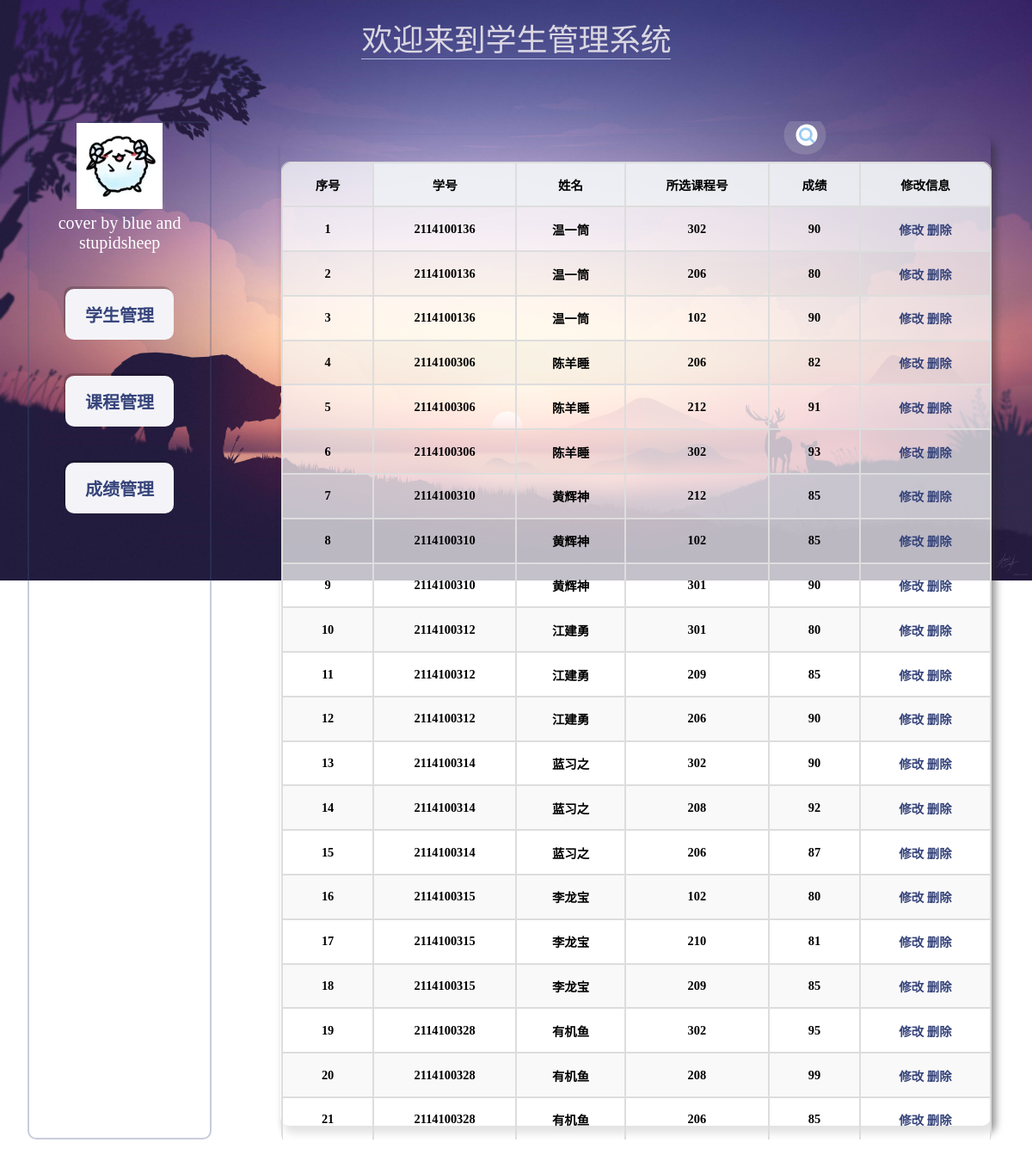
The app's page /myproject/FinalProject/tea/stuscore.php with its own data.
### tables this page shows
CREATE TABLE `stuxskc`
(
    `number`    int(0)                                                  NULL DEFAULT NULL,
    `courseNum` varchar(255) NULL DEFAULT NULL,
    `score`     varchar(255) NULL DEFAULT NULL
);

CREATE TABLE `stuinfo`
(
    `number`      varchar(255) NULL DEFAULT NULL,
    `name`        varchar(255) NULL DEFAULT NULL,
    `sex`         int(0)                                                  NULL DEFAULT NULL,
    `project`     varchar(255) NULL DEFAULT NULL,
    `born`        varchar(255) NULL DEFAULT NULL,
    `totalnumber` varchar(255) NULL DEFAULT NULL
);

### myproject/FinalProject/mysql/database.php (called while the page is built, shortened)
<?php
class SQL
{
    private PDO $db;
    public function __construct()
    {
        $host = "localhost";
        $user = "root";
        $pw = "0990lk";
        $dbname = "homework";
        try {
            $dns = "mysql:host=$host;dbname=$dbname";
            $this->db = new PDO($dns, $user, $pw);
        } catch (PDOException $err) {
            die('链接失败! ' . $err->getMessage());
        }
    }
    public function Run($str): void
    {
        try {
            $this->db->setAttribute(PDO::ATTR_ERRMODE, PDO::ERRMODE_EXCEPTION);
            $run = $this->db->query($str);
            $this->arr = $run->fetchAll(PDO::FETCH_ASSOC);
        } catch (PDOException $e) {
            echo $str, "   ", $e->getMessage(), '<br>';
        }
    }
}

### myproject/FinalProject/tea/stuscore.php (the view, shortened to what this page needs)
<!DOCTYPE html>
<html lang="en">
<head>
    <link rel="stylesheet" href="../style/template.css"/>
    <link rel="stylesheet" href="../style/stu.css"/>
    <link rel="stylesheet" href="../style/text.css"/>
    <link rel="stylesheet" href="https://cdn.staticfile.org/font-awesome/4.7.0/css/font-awesome.css">
</head>
<body>
<div class="app">
    <div class="header">
        <div class="container">
            <div>欢</div>
            <div>迎</div>
            <div>来</div>
            <div>到</div>
            <div>学</div>
            <div>生</div>
            <div>管</div>
            <div>理</div>
            <div>系</div>
            <div>统</div>
        </div>
    </div>
    <div class="content">
        <div class="left-side">
            <div class="leftbody">
                <div class="left-logo">
                    <img src="../img/bluesheep.jpg">
                    <div class="author">cover by blue and stupidsheep</div>
                </div>
                <div class="leftbuttons">
                    <label class="left-button">
                            <span>
                                <a href="teacher.php"> 学生管理</a>
                            </span>
                    </label>
                    <label class="left-button">
                            <span>
                                <a href="stucourse.php"> 课程管理</a>
                            </span>
                    </label>
                    <label class="left-button">
                            <span>
                                <a href="stuscore.php"> 成绩管理</a>
                            </span>
                    </label>
                </div>
            </div>
        </div>
        <div class="right-side">
            <form action="stuEdit.php?action=score" method="post" class="stu-form">
                <table>
                    <thead>
                    <td>序号</td>
                    <th>学号</th>
                    <th>姓名</th>
                    <th>所选课程号</th>
                    <th>成绩</th>
                    <th>修改信息</th>
                    </thead>
                    <tbody>
                    <?php
                    include "../mysql/database.php";
                    $sql = new SQL();
                    $str = 'select stuinfo.number,name,stuxskc.courseNum,score from stuxskc,stukc,stuinfo where stuinfo.number = stuxskc.number and stukc.courseNum = stuxskc.courseNum order by  number';
                    $sql->Run($str);
                    function printTable($arr, $head): void
                    {
                        $i = 1;
                        foreach ($arr as $row) {
                            echo "<tr><td>$i</td>";
                            $i++;
                            foreach ($head as $col) {
                                echo "<td id='{$col}'>{$row[$col]}</td>";
                            }
                            echo "<td><a href='javascript:edit()' class='edit'>修改  </a><a href='javascript:doDel({$row['number']})')>  删除</a></td></tr>";
                        }
                        echo '</tbody></table>';
                    }
                    printTable($sql->arr, $sql->head);
                    ?>
            </form>
        </div>
    </div>
</body>
</html>

### myproject/FinalProject/style/template.css (style rules this page uses)
* { margin: 0; padding: 0; box-sizing: border-box; }
:root { --purple: #ac9bb5; --purple_deep: #36447b; --blue: #648ab9; --grey: #d2dbf4; --blue_green: #79abd7; --blue_green_deep: #4f7293; }
table { border: 1px solid #ddd; font-size: 0.9rem; margin: 1px; border-spacing: 0; text-align: center; width: 100%; border-radius: 20px; overflow: auto; color: black; font-weight: bold; }
tr { border-radius: 10px; border-radius: 10px 0 0 10px; }
td, th { border: 1px solid #ddd; padding: 1em 1.5em; }
thead th { background-color: #eff3f5b6; }
thead :first-child { border-radius: 10px 0 0 0; }
thead :last-child { border-radius: 0 10px 0 0; }
tr:nth-child(even) { background-color: #f7f7f7b7; }
tr:nth-child(odd) { background-color: rgba(255, 255, 255, 0.73); }
a { font-weight: bold; outline: none; text-decoration: none; }
a:link, a:visited { color: var(--purple_deep); }
.app { width: 100vw; }
.header { height: 8%; text-align: center; position: relative; top: 1em; }
.author { color: white; }
.content { width: 100%; height: 92%; display: flex; align-items: center; justify-content: center; margin: 0 auto; padding: 2em; }
.left-side { width: 20%; height: 100%; display: flex; position: relative; margin-right: 2em; animation: animated-border 2s infinite; border: solid 2px rgba(64, 80, 128, 0.285); border-radius: 10px; }
.leftbody { width: 100%; }
.left-logo { text-align: center; font-size: 20px; }
.left-logo img { width: 100px; position: relative; background-color: transparent; }
.left-button { display: flex; background-color: rgb(244, 244, 248); border-radius: 10px; align-items: center; justify-content: center; padding: 5px; margin: 20%; font-size: 20px; cursor: pointer; background-color: rgb(255, 255, 255); box-shadow: -2px -3px rgba(0, 0, 0, 0.195); }
.left-button span { margin: 0 auto; padding: 10px; }
.right-side { width: 80%; height: 100%; display: flex; position: relative; margin-left: 2em; animation: animated-border 2s infinite; border-radius: 10px; padding: 1em; overflow: auto; }
.stu-form { width: 100%; position: relative; padding-top: 30px; border-radius: 10px; box-shadow: 5px 8px 8px 1px rgb(40 40 40 / 48%); border-top: none; }
.stu-form table { border-radius: 10px; }
.container { width: 30%; border-bottom: 1px solid rgba(197, 212, 241, 0.825); margin: 0 auto; display: flex; justify-content: space-around; color: transparent; text-shadow: 0.5px 0.5px 0.6px rgba(246, 242, 243, 0.845); }
.container div { font-size: 3vw; font-family: sans-serif; transform-style: preserve-3d; }
.container div:nth-child(1) { animation: pulse 10s infinite; animation-delay: 0ms; color: transparent; text-shadow: 0.5px 0.5px 0.6px rgba(246, 242, 243, 0.845); }
.container div:nth-child(2) { animation: pulse 10s infinite; animation-delay: 200ms; color: transparent; text-shadow: 0.5px 0.5px 0.6px rgba(246, 242, 243, 0.845); }
.container div:nth-child(3) { animation: pulse 10s infinite; animation-delay: 400ms; color: transparent; text-shadow: 0.5px 0.5px 0.6px rgba(246, 242, 243, 0.845); }
.container div:nth-child(4) { animation: pulse 10s infinite; animation-delay: 600ms; color: transparent; text-shadow: 0.5px 0.5px 0.6px rgba(246, 242, 243, 0.845); }
.container div:nth-child(5) { animation: pulse 10s infinite; animation-delay: 800ms; color: transparent; text-shadow: 0.5px 0.5px 0.6px rgba(246, 242, 243, 0.845); }
.container div:nth-child(6) { animation: pulse 10s infinite; animation-delay: 1000ms; color: transparent; text-shadow: 0.5px 0.5px 0.6px rgba(246, 242, 243, 0.845); }
.container div:nth-child(7) { animation: pulse 10s infinite; animation-delay: 1200ms; color: transparent; text-shadow: 0.5px 0.5px 0.6px rgba(246, 242, 243, 0.845); }
.container div:nth-child(8) { animation: pulse 10s infinite; animation-delay: 1400ms; color: transparent; text-shadow: 0.5px 0.5px 0.6px rgba(246, 242, 243, 0.845); }
.container div:nth-child(9) { animation: pulse 10s infinite; animation-delay: 1600ms; color: transparent; text-shadow: 0.5px 0.5px 0.6px rgba(246, 242, 243, 0.845); }
.container div:nth-child(10) { animation: pulse 10s infinite; animation-delay: 1800ms; color: transparent; text-shadow: 0.5px 0.5px 0.6px rgba(246, 242, 243, 0.845); }

### myproject/FinalProject/tea/stuscore.php (style rules this page uses)
.app { background: url('../img/back9.jpg') no-repeat; background-size: 100%; backdrop-filter: blur(4px); width: 100vw; height: 100vh; }
.author { color: white; }

### records on screen
stuxskc: stuinfo.number "2114100136", stuinfo.name "温一筒", courseNum "302", score "90"
stuxskc: stuinfo.number "2114100136", stuinfo.name "温一筒", courseNum "206", score "80"
stuxskc: stuinfo.number "2114100136", stuinfo.name "温一筒", courseNum "102", score "90"
stuxskc: stuinfo.number "2114100306", stuinfo.name "陈羊睡", courseNum "206", score "82"
stuxskc: stuinfo.number "2114100306", stuinfo.name "陈羊睡", courseNum "212", score "91"
stuxskc: stuinfo.number "2114100306", stuinfo.name "陈羊睡", courseNum "302", score "93"
stuxskc: stuinfo.number "2114100310", stuinfo.name "黄辉神", courseNum "212", score "85"
stuxskc: stuinfo.number "2114100310", stuinfo.name "黄辉神", courseNum "102", score "85"
stuxskc: stuinfo.number "2114100310", stuinfo.name "黄辉神", courseNum "301", score "90"
stuxskc: stuinfo.number "2114100312", stuinfo.name "江建勇", courseNum "301", score "80"
stuxskc: stuinfo.number "2114100312", stuinfo.name "江建勇", courseNum "209", score "85"
stuxskc: stuinfo.number "2114100312", stuinfo.name "江建勇", courseNum "206", score "90"
stuxskc: stuinfo.number "2114100314", stuinfo.name "蓝习之", courseNum "302", score "90"
stuxskc: stuinfo.number "2114100314", stuinfo.name "蓝习之", courseNum "208", score "92"
stuxskc: stuinfo.number "2114100314", stuinfo.name "蓝习之", courseNum "206", score "87"
stuxskc: stuinfo.number "2114100315", stuinfo.name "李龙宝", courseNum "102", score "80"
stuxskc: stuinfo.number "2114100315", stuinfo.name "李龙宝", courseNum "210", score "81"
stuxskc: stuinfo.number "2114100315", stuinfo.name "李龙宝", courseNum "209", score "85"
stuxskc: stuinfo.number "2114100328", stuinfo.name "有机鱼", courseNum "302", score "95"
stuxskc: stuinfo.number "2114100328", stuinfo.name "有机鱼", courseNum "208", score "99"
stuxskc: stuinfo.number "2114100328", stuinfo.name "有机鱼", courseNum "206", score "85"
